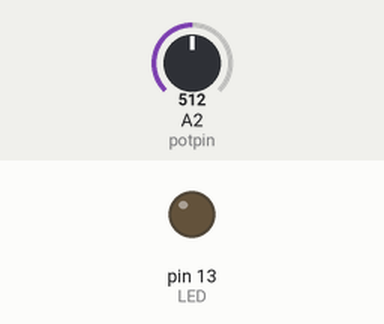
Simulated run of this sketch. Board: Arduino Uno, built with avr-gcc and run on an emulated ATmega328P. On the bench: output pins drawn as LEDs (lit = HIGH). Inputs (shaded band) come from the test bench; at power-on: A2 (potpin) = 512.

Above: at 1.2 s.
1.3 s: A2 (potpin) set to 601
2.8 s: A2 (potpin) set to 629
At 3.1 s:
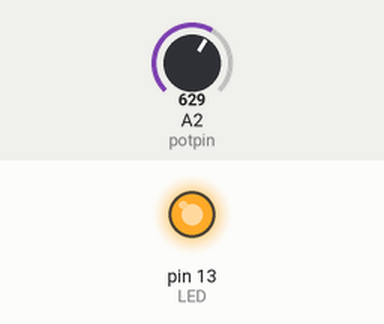
4.3 s: A2 (potpin) set to 605
At 5.5 s:
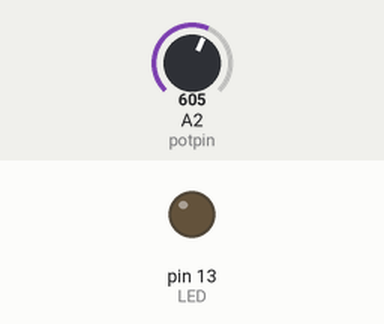
5.8 s: A2 (potpin) set to 625
At 6.6 s:
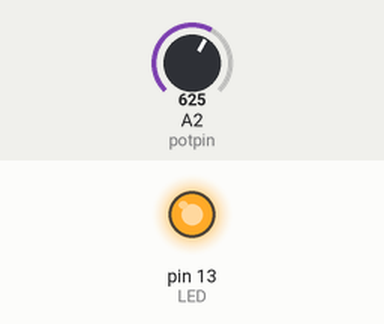
Timing chart, 0 to 8.3 s (numbered marks = the images above; inputs shaded):
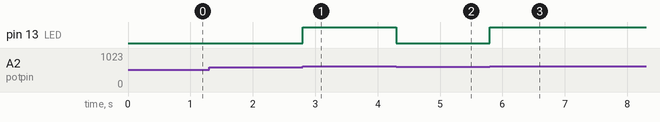

Measured:
- the behaviour switches between 615 and 616 on A2 (potpin) (found by bisection; images 0 and 1)
- after the input at 1.3 s, every drawn part: stays the same
- after the input at 2.8 s, pin 13 (LED): LOW → HIGH at once
- after the input at 4.3 s, pin 13 (LED): HIGH → LOW at once
- after the input at 5.8 s, pin 13 (LED): LOW → HIGH at once

The sketch:

LED_glow_using_potentiometer.ino
```cpp
int potpin = 2;
int LED = 13;
int val = 0;

void setup()
{
   pinMode(LED, OUTPUT);
}

void loop()
{
   val = analogRead(potpin);

   if(val > 615)
     {
       digitalWrite(LED, HIGH);
     }

   else
     {
       digitalWrite(LED, LOW);
     }
}
```
